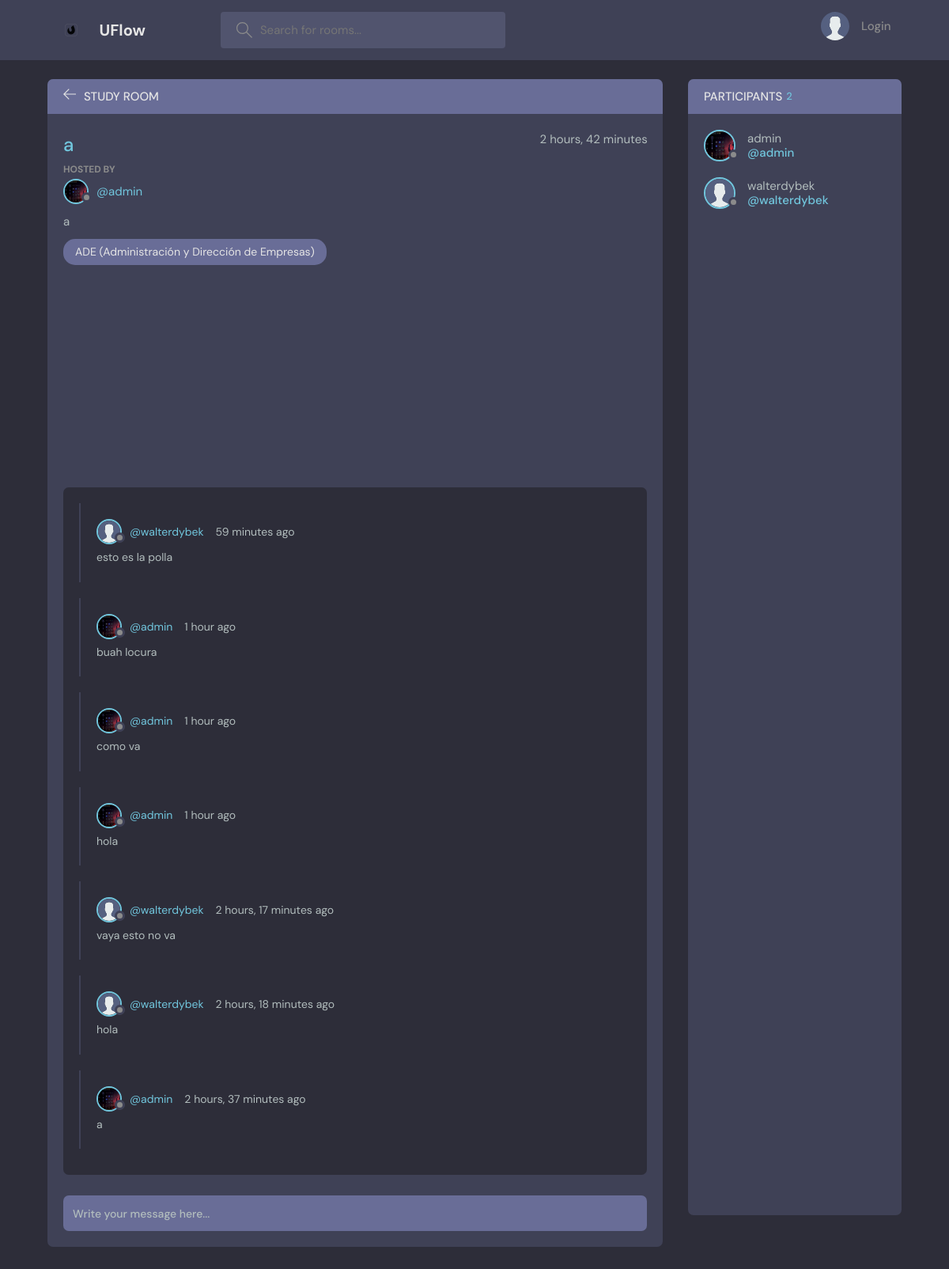
The page /room/1/ on the database its author committed.
### base/models.py (models this page shows, shortened)
class Room(models.Model):
    host = models.ForeignKey(User, on_delete=models.CASCADE)
    topic = models.ForeignKey(Topic, on_delete=models.SET_NULL, null=True)
    name = models.CharField(max_length=200)
    description = models.TextField(null=True, blank=True)
    participants = models.ManyToManyField(User, related_name='participants', blank=True)
    updated = models.DateTimeField(auto_now=True)
    created = models.DateTimeField(auto_now_add=True)
    class Meta:
        ordering = ['-updated', '-created']

class User(AbstractUser):
    username = models.CharField(unique=True,max_length=200, null=True)
    first_name = models.CharField(max_length=200, null=True)
    last_name = models.CharField(max_length=200, null=True)
    email = models.EmailField(unique=True, null=True)
    bio = models.TextField(null=True)
    avatar = models.ImageField(null=True, default="avatar.svg")
    birthdate = models.DateField(null=True, blank=True)
    USERNAME_FIELD = 'username'
    REQUIRED_FIELDS = []

class Topic(models.Model):
    name = models.CharField(max_length=200)
    def __str__(self):
        return self.name

class Message(models.Model):
    user = models.ForeignKey(User, on_delete=models.CASCADE)
    room = models.ForeignKey(Room, on_delete=models.CASCADE)
    body = models.TextField()
    updated = models.DateTimeField(auto_now=True)
    created = models.DateTimeField(auto_now_add=True)

### base/views.py (the view, shortened to what this page needs)
# urls.py: path('room/<str:pk>/', views.room, name='room'),
def room(request, pk):
    room = Room.objects.get(id=pk)
    room_messages = room.message_set.all().order_by('-created')
    participants = room.participants.all()
    context = {
        'room': room,
        'room_message': room_messages,
        'participants': participants
    }
    return render(request, 'base/room.html', context)

### base/templates/base/room.html (shortened to what this page needs)
{% extends 'main.html' %}
{% load static %}
{% block content %}
    <main class="profile-page layout layout--2">
      <div class="container">
        <div class="room">
          <div class="room__top">
            <div class="room__topLeft">
              <a href="{% url 'home' %}">
                <svg version="1.1" xmlns="http://www.w3.org/2000/svg" width="32" height="32" viewBox="0 0 32 32">
                  <title>arrow-left</title>
                  <path
                    d="M13.723 2.286l-13.723 13.714 13.719 13.714 1.616-1.611-10.96-10.96h27.625v-2.286h-27.625l10.965-10.965-1.616-1.607z"
                  ></path>
                </svg>
              </a>
              <h3>Study Room</h3>
            </div>
          </div>
          <div class="room__box scroll">
            <div class="room__header scroll">
              <div class="room__info">
                <h3>{{room.name}}</h3>
                <span>{{room.created|timesince}}</span>
              </div>
              <div class="room__hosted">
                <p>Hosted By</p>
                <a href="{% url 'user-profile' room.host.id %}" class="room__author">
                  <div class="avatar avatar--small">
                    <img src="{{room.host.avatar.url}}" />
                  </div>
                  <span>@{{room.host.username}}</span>
                </a>
              </div>
              <div class="room__details">
                {{room.description}}
              </div>
              <span class="room__topics">{{room.topic}}</span>
            </div>
            <div class="room__conversation">
              <div class="threads scroll">
                {% for message in room_message %}
                <div class="thread" data-message-id="{{ message.id }}">
                  <div class="thread__top">
                    <div class="thread__author">
                      <a href="{% url 'user-profile' message.user.id %}" class="thread__authorInfo">
                        <div class="avatar avatar--small">
                          <img src="{{message.user.avatar.url}}" />
                        </div>
                        <span>@{{message.user.username}}</span>
                      </a>
                      <span class="thread__date">{{message.created|timesince}} ago</span>
                    </div>
                  </div>
                  <div class="thread__details">
                    {{message.body}}
                  </div>
                </div>
                {% endfor %}
              </div>
            </div>
          </div>
          <div class="room__message">
            <form method="POST" action="">
              <input name="body" placeholder="Write your message here..." />
            </form>
          </div>
        </div>
        <div class="participants">
          <h3 class="participants__top">Participants <span>{{participants.count}}</span></h3>
          <div class="participants__list scroll">
            {% for user in participants %}
            <a href="{% url 'user-profile' user.id %}" class="participant">
              <div class="avatar avatar--medium">
                <img src="{{user.avatar.url}}" />
              </div>
              <p>
                {{user.username}}
                <span>@{{user.username}}</span>
              </p>
            </a>
            {% endfor %}
          </div>
        </div>
      </div>
    </main>
{% endblock %}

### rows shown on the page
Room: name "a", created "2 hours, 42 minutes", host.avatar (picture), host.username "admin", description "a", topic "ADE (Administración y Dirección de Empresas)"
Message: user.avatar (placeholder picture), user.username "walterdybek", created "59 minutes", body "esto es la polla"
Message: user.avatar (picture), user.username "admin", created "1 hour", body "buah locura"
Message: user.avatar (picture), user.username "admin", created "1 hour", body "como va"
Message: user.avatar (picture), user.username "admin", created "1 hour", body "hola"
Message: user.avatar (placeholder picture), user.username "walterdybek", created "2 hours, 17 minutes", body "vaya esto no va"
Message: user.avatar (placeholder picture), user.username "walterdybek", created "2 hours, 18 minutes", body "hola"
Message: user.avatar (picture), user.username "admin", created "2 hours, 37 minutes", body "a"
User: avatar (picture), username "admin"
User: avatar (placeholder picture), username "walterdybek"

### other values the page prints
{{ participants.count }} "2"
